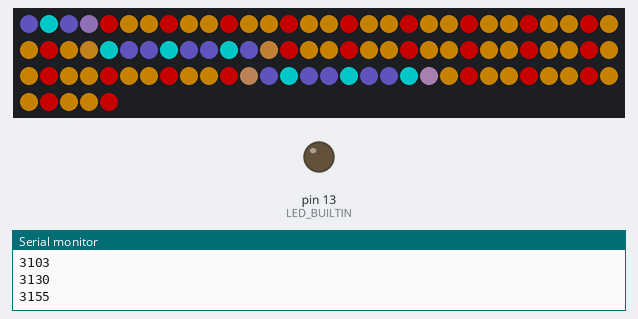
The sketch below on a simulated Arduino Uno, built with avr-gcc and run on an emulated ATmega328P. Parts: 95 RGB LEDs in strip order, left to right, continuing on the next row, output pins drawn as LEDs (lit = HIGH), the last lines printed to the serial monitor. Dim RGB values are drawn brighter than linear.

Above: at 3.16 s.
At 8.47 s:
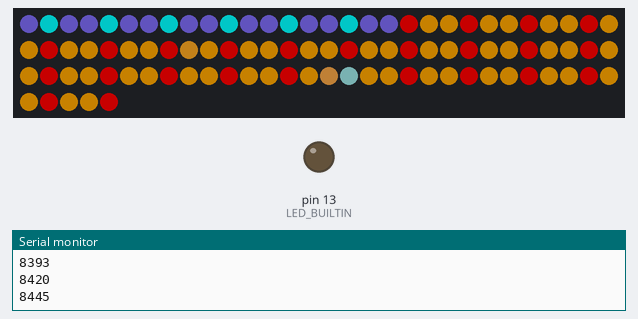
At 11.6 s:
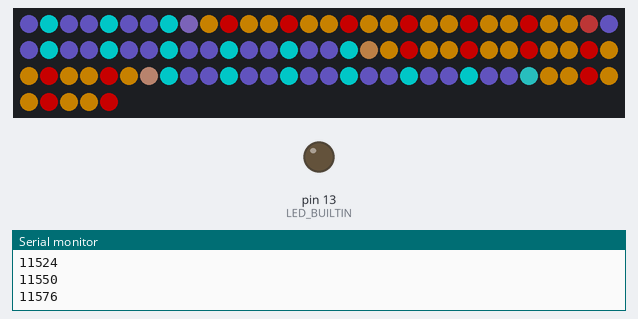
At 21.0 s:
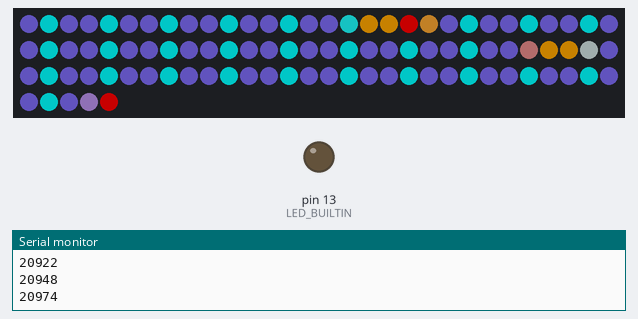
At 28.83 s:
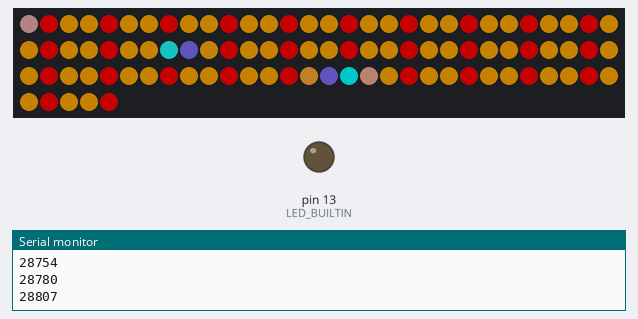
At 39.79 s:
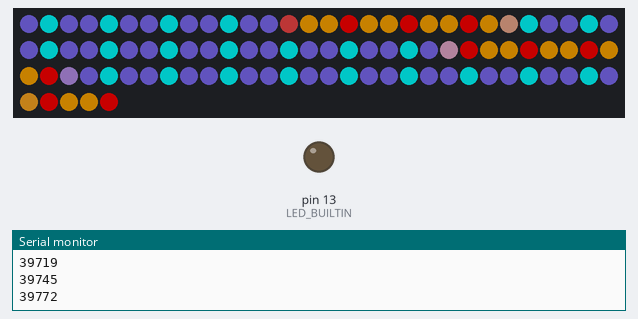

The sketch:

costume_LED.ino
```cpp
#include <FastLED.h>
#include <fix_fft.h>

FASTLED_USING_NAMESPACE

#define DATA_PIN 3
#define LED_TYPE WS2811
#define COLOR_ORDER GRB
#define NUM_LEDS 95  //380
CRGB leds[NUM_LEDS];

#define BRIGHTNESS 99
#define FPS 50

#define NUM_BUCKETS 5
const unsigned char BUCKET_LENGTH = NUM_LEDS / NUM_BUCKETS;  // TODO make this a compiler define later
// each bucket is out of 255
unsigned char freq_buckets[] = { 50, 54, 56, 58, 62 };  //{ 50, 64, 128, 184, 255};//, 25, 60, 80, 9, 55, 11, 23, 84, 92, 99, 50, 44, 80, 10, 34 };

byte p1_mode = 0;
byte p2_mode = 1;

void setup() {
  // put your setup code here, to run once:
  Serial.begin(9600);
  Serial.println(0);
  delay(3000);
  FastLED.addLeds<LED_TYPE, DATA_PIN, COLOR_ORDER>(leds, NUM_LEDS).setCorrection(0xFFE08C); // its RBG??
  FastLED.setBrightness(BRIGHTNESS);
  pinMode(LED_BUILTIN, OUTPUT);
}


uint8_t gHue = 0;  // rotating "base color" used by many of the patterns

void loop() {
  Serial.println(millis());
  FastLED.clear();
  // put your main code here, to run repeatedly:
  disp_buckets();
  FastLED.show();
  FastLED.delay(1000 / 50);
  EVERY_N_MILLISECONDS(20) {
    gHue++;
    update_buckets();
  }  // slowly cycle the "base color" through the rainbow
}


void disp_buckets() {
  // display frequency buckets onto the LED strip
  // directly adapted from simulator code
  short rolling_index = -1;  // TODO figure out why this is -1 here and 0 in java
  bool forward = true;
  short full_pattern_1, full_pattern_2, transition_amount;
  for (short i = 0; i < NUM_BUCKETS; i++) {
    //calculate full pattern amounts and transition
    full_pattern_1 = freq_buckets[i] / (256 / BUCKET_LENGTH);
    transition_amount = (full_pattern_1 == BUCKET_LENGTH) ? 255 : BUCKET_LENGTH * (freq_buckets[i] % (256 / BUCKET_LENGTH));  // set to 255 if full_pattern_1 is full
    full_pattern_2 = BUCKET_LENGTH - full_pattern_1 - 1;
    //for each strip, draw a solid pattern_1 amount, then a transition pixel, then a solid pattern_2 amount
    if (full_pattern_1 == BUCKET_LENGTH) { full_pattern_1 -= 1; }  // subtract one so that the transition pixel can still be drawn (it is already set to 255)
    // if the strip is reversed, draw pattern_2 first
    if (!forward) {
      for (short j = 0; j < full_pattern_2; j++) {
        leds[rolling_index] = pattern(p2_mode, rolling_index++);
      }
      leds[rolling_index] = mix_pattern_percent(rolling_index++, transition_amount);
    }
    for (short j = 0; j < full_pattern_1; j++) {
      leds[rolling_index] = pattern(p1_mode, rolling_index++);
    }
    if (forward) {
      leds[rolling_index] = mix_pattern_percent(rolling_index++, transition_amount);
      for (short j = 0; j < full_pattern_2; j++) {
        leds[rolling_index] = pattern(p2_mode, rolling_index++);
      }
    }
    forward = !forward;
  }
}

CRGB mix_pattern_percent(short index, unsigned char amount) {
  return blend(pattern(p2_mode, index), pattern(p1_mode, index), amount);
}

CRGB pattern(byte mode, short index) {
  // return colour based on mode and index
  switch (mode){
    case 0: // cyan/blue 2:1
      return (index%3 == 0) ? CRGB::Cyan : CRGB::SlateBlue;
      break;
    case 1: // red/orange 2:1
      return (index%3 == 0) ? CRGB::Red : CRGB::Orange;
      break;
  }

}

void update_buckets() {
  for (short i = 0; i < NUM_BUCKETS; i++) {
    freq_buckets[i] += 1;
    // if (freq_buckets[i] > 1) {
    //   freq_buckets[i] -= int(random(7));
    //   freq_buckets[i] = max(freq_buckets[i], 0);
    // }
    // if (random(11) > 9 || freq_buckets[i] < 1) {
    //   freq_buckets[i] = max(int(random(255)), freq_buckets[i]);
    // }
  }
}
```
